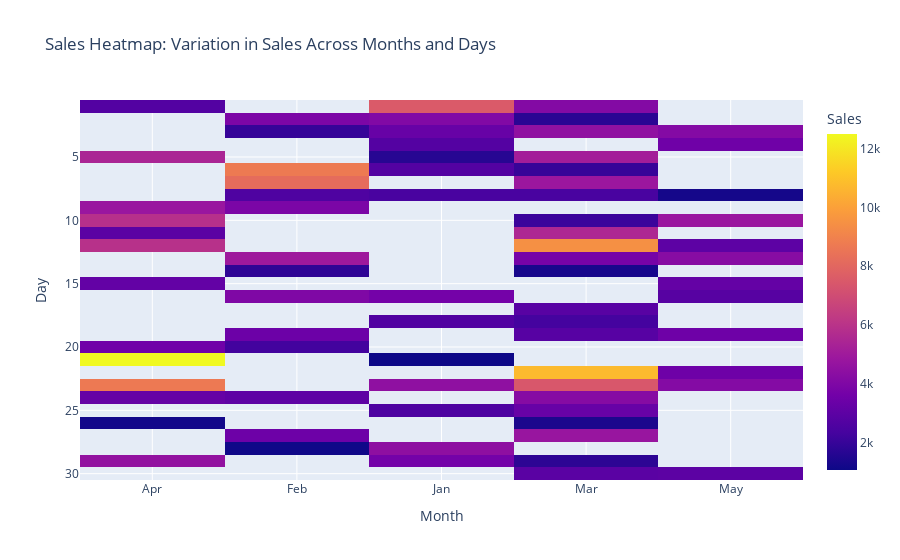

The cell this chart's notebook holds for it:
### Code cell
# 3. Using the sales data, generate a heatmap to visualize the variation in sales across different months and
# days.

# given dataset:
np.random.seed(20)
data = {
    'Month': np.random.choice(['Jan', 'Feb', 'Mar', 'Apr', 'May'], 100),
    'Day': np.random.choice(range(1, 31), 100),
    'Sales': np.random.randint(1000, 5000, 100)
}
df = pd.DataFrame(data)  

# pivot the data
sales_pivot = df.pivot_table(values='Sales', index='Day', columns='Month', aggfunc='sum')

# Create the heatmap
fig = px.imshow(sales_pivot, 
                labels=dict(x="Month", y="Day", color="Sales"),
                x=sales_pivot.columns, 
                y=sales_pivot.index, 
                title="Sales Heatmap: Variation in Sales Across Months and Days")

fig.show()

### Figure 1 — Plotly figure (JSON) as saved in the notebook; plotly's stock layout.template omitted (floating-point values rounded to 4 significant figures; data arrays with more than 128 entries replaced by an {"elided": "..."} marker saying what was removed)
{"data": [{"coloraxis": "coloraxis", "hovertemplate": "Month: %{x}<br>Day: %{y}<br>Sales: %{z}<extra></extra>", "name": "0", "type": "heatmap", "x": ["Apr", "Feb", "Jan", "Mar", "May"], "xaxis": "x", "y": [1, 2, 3, 4, 5, 6, 7, 8, 9, 10, 11, 12, 13, 14, 15, 16, 17, 18, 19, 20, 21, 22, 23, 24, 25, 26, 27, 28, 29, 30], "yaxis": "y", "z": {"elided": "30x5 int values"}}], "layout": {"autosize": true, "coloraxis": {"colorbar": {"title": {"text": "Sales"}}, "colorscale": [[0, "#0d0887"], [0.1111, "#46039f"], [0.2222, "#7201a8"], [0.3333, "#9c179e"], [0.4444, "#bd3786"], [0.5556, "#d8576b"], [0.6667, "#ed7953"], [0.7778, "#fb9f3a"], [0.8889, "#fdca26"], [1, "#f0f921"]]}, "title": {"text": "Sales Heatmap: Variation in Sales Across Months and Days"}, "xaxis": {"anchor": "y", "autorange": true, "constrain": "domain", "domain": [0, 1], "range": [-0.5, 4.5], "scaleanchor": "y", "title": {"text": "Month"}, "type": "category"}, "yaxis": {"anchor": "x", "autorange": true, "constrain": "domain", "domain": [0, 1], "range": [30.5, 0.5], "title": {"text": "Day"}, "type": "linear"}}}
